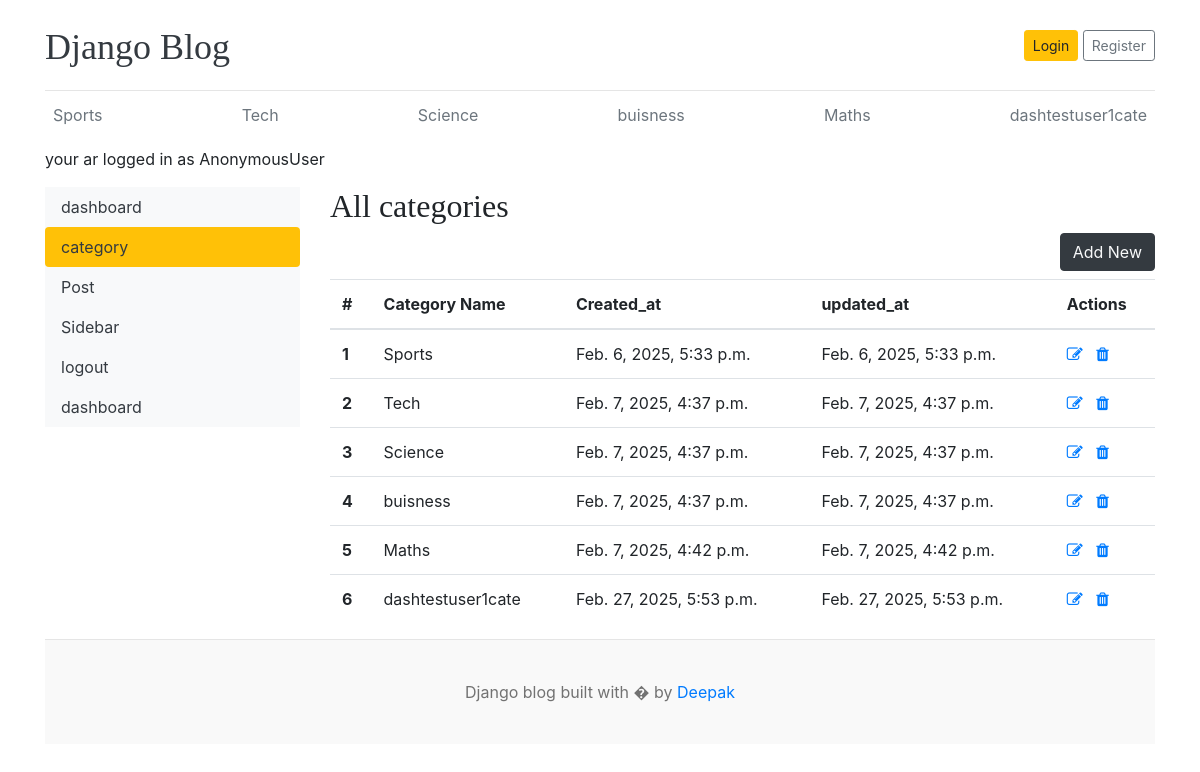
The app's page /dashboard/category/ with its own data.
### blog/models.py (models this page shows)
class Category(models.Model):
    category_name=models.CharField(max_length=255,unique=True)
    created_at=models.DateTimeField(auto_now_add=True)
    updated_at=models.DateTimeField(auto_now=True)
    class Meta:
        verbose_name_plural='categories'
    def __str__(self):
        return self.category_name

### dashboard/views.py (the view)
# urls.py: path('category/',include('blog.urls')),
def category(request):
    categories=Category.objects.all()
    context={
        'categories':categories,
    }
    return render(request, 'dashboardx/category.html',context)

### blog/context_processors.py (called while the page is built)
def get_Categories(request):
    categories=Category.objects.all()
    return {'categories':categories}

def get_sociallinks(request):
    sociallinks=sociallink.objects.all()
    return {'sociallinks':sociallinks}

### templates/dashboardx/category.html (shortened to what this page needs)
{% extends 'base.html' %}
{% block content %}
<p>your ar logged in as {{user}}</p>
<div class="row">
{% include 'dashboardx/sidebar.html' %}
 <div class="col-md-9">
    <table class="table table-hover">
        <h2> All categories</h2>
        <a href="{% url 'add_category' %}" class="btn btn-dark text-light  float-right mb-2">Add New</a>
        <thead>
          <tr>
            <th scope="col">#</th>
            <th scope="col">Category Name</th>
            <th scope="col">Created_at</th>
            <th scope="col">updated_at</th>
            <th scope="col">Actions</th>
          </tr>
        </thead>
        <tbody>
            {% for cat in categories %}
          <tr>
            <th scope="row">{{ forloop.counter }}</th>
            <td>{{cat}}</td>
            <td>{{cat.created_at}}</td>
            <td>{{cat.updated_at}}</td>
            <td>
                <a href="{% url 'edit_category' cat.id %}"><i class="fa fa-edit"></i></a>
                <a href="{% url 'delete_category' cat.id %}"><i class="fa fa-trash"></i></a>
            </td>
          </tr>
          {% endfor %}
        </tbody>
      </table>
 </div>
</div>
{% endblock %}

### templates/base.html (shortened to what this page needs)
{% load static %}
<!DOCTYPE html>
<html lang="en">
<head>
    <link href="https://getbootstrap.com/docs/4.0/dist/css/bootstrap.min.css" rel="stylesheet">
    <link href="{% static 'css/blog.css' %}" rel="stylesheet">
    <link rel="stylesheet" href="https://cdnjs.cloudflare.com/ajax/libs/font-awesome/4.7.0/css/font-awesome.min.css">
  </head>
<body>
    <div class="container">
      <header class="blog-header py-3">
        <div class="row flex-nowrap justify-content-between align-items-center">
          <div class="col-8 pt-1">
            <a class="blog-header-logo text-dark" href="/">Django Blog</a>
          </div>
          <div class="col-4 d-flex justify-content-end align-items-center">
            {% if not user.is_authenticated %}
            <a class="btn btn-sm btn-warning" href="{% url 'login' %}">Login</a> &nbsp;
            <a class="btn btn-sm btn-outline-secondary" href="{% url 'register' %}">Register</a>
            {% else %}
              <span><a href="{% url 'dashboard' %}">dashboard</a> </span>
              <span><a href="{% url 'logout' %}"> Logout </a></span>
            {% endif %}
          </div>
        </div>
      </header>
      <div class="nav-scroller py-1 mb-2">
        <nav class="nav d-flex justify-content-between">
          {% for category in categories %}
          <a class="p-2 text-muted" href="{% url 'posts_by_category' category.id %}">{{category.category_name}}</a>
          {% endfor %}
        </nav>
      </div>
{% block content %}
{% endblock %}
<footer class="blog-footer">
    <p>Django blog built with � by <a href="#">Deepak</a></p>
  </footer>
  </body>
  </html>

### blog_main/static/css/blog.css (style rules this page uses)
.blog-header { border-bottom: 1px solid #e5e5e5; }
.blog-header-logo { font-family: "Playfair Display", Georgia, "Times New Roman", serif; font-size: 2.25rem; }
h1, h2, h3, h4, h5, h6 { font-family: "Playfair Display", Georgia, "Times New Roman", serif; }
.blog-footer { padding: 2.5rem 0; color: #727272; text-align: center; background-color: #f9f9f9; border-top: .05rem solid #e5e5e5; }
.blog-footer p:last-child { margin-bottom: 0; }

### records on screen
Category: category_name "Sports", created_at "Feb. 6, 2025, 5:33 p.m.", updated_at "Feb. 6, 2025, 5:33 p.m."
Category: category_name "Tech", created_at "Feb. 7, 2025, 4:37 p.m.", updated_at "Feb. 7, 2025, 4:37 p.m."
Category: category_name "Science", created_at "Feb. 7, 2025, 4:37 p.m.", updated_at "Feb. 7, 2025, 4:37 p.m."
Category: category_name "buisness", created_at "Feb. 7, 2025, 4:37 p.m.", updated_at "Feb. 7, 2025, 4:37 p.m."
Category: category_name "Maths", created_at "Feb. 7, 2025, 4:42 p.m.", updated_at "Feb. 7, 2025, 4:42 p.m."
Category: category_name "dashtestuser1cate", created_at "Feb. 27, 2025, 5:53 p.m.", updated_at "Feb. 27, 2025, 5:53 p.m."

### other values on screen
{{ user }} "AnonymousUser"
